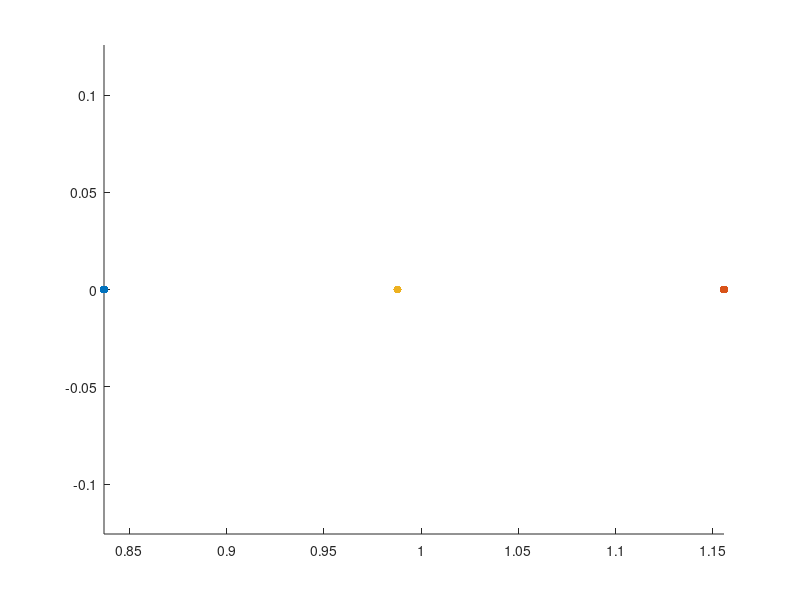

Recreate this plot in MATLAB. (Note: this script raises an error after producing the figure.)
clear; clc; close all;

%% Constants and IC

G = 6.67408 * 10^-11; % m3/(kgs2)
G = G / (10^9); % km3/(kgs2)

% Earth
mu_earth = 398600.435507; % km3/s2
a_earth = 149598023; % km
e_earth = 0.016708617;
mass_earth = mu_earth / G; % kg

% Moon
mu_moon = 4902.800118; % km3/s2
a_moon = 384400; % km
e_moon = 0.05490;
mass_moon = mu_moon / G; % kg

% Earth-Moon system
mass_ratio_em = mass_moon / (mass_earth + mass_moon);
m_star_em = mass_earth + mass_moon; % kg
l_star_em = a_moon; % km 
t_star_em = sqrt(l_star_em^3/(G * m_star_em)); % s
mu = mass_ratio_em;

T = 15e-3/1000; % kN
Isp = 1320; % sec

init_mass = 100;

% Non-dim thrust
f = (T*t_star_em^2)/(l_star_em*init_mass);

% g is assumed to be 9.80665e-3 km/s^2
mdot = -(f*l_star_em)/(Isp*9.80665e-3*t_star_em);

l1_lyapunov_orbits = load("V_family_L1_Lyapunov.mat").V_family;
l2_lyapunov_orbits = load("V_family_L2_Lyapunov_orbits.mat").V_family;
init_orbit_idx = 25;
final_orbit_idx = 40;
em_eq_pts = load("eq_points.mat").em_eq_pts;

l2_pos = [em_eq_pts(2,:), 0];
l1_pos = [em_eq_pts(1,:), 0];
p1_pos = [-mu, 0, 0];
p2_pos = [1-mu, 0, 0];

figure(1)
scatter(l1_pos(1), l1_pos(2), 'filled', 'black')
hold on
scatter(l2_pos(1), l2_pos(2), 'filled', 'green')
scatter(p2_pos(1), p2_pos(2), 'filled', 'cyan')
axis equal

% Set options for ode113
options_no_events = odeset('RelTol', 1e-12, 'AbsTol', 1e-12);

[tout_lyapunov_init, xout_lyapunov_init] = ode113(@(t,state)CR3BP(state, mu), [0, l1_lyapunov_orbits(7,init_orbit_idx)], l1_lyapunov_orbits(1:6,init_orbit_idx), options_no_events);
plot(xout_lyapunov_init(:,1), xout_lyapunov_init(:,2), 'blue', 'LineWidth',2)

[tout_lyapunov_final, xout_lyapunov_final] = ode113(@(t,state)CR3BP(state, mu), [0, l2_lyapunov_orbits(7,final_orbit_idx)], l2_lyapunov_orbits(1:6,final_orbit_idx), options_no_events);
plot(xout_lyapunov_final(:,1), xout_lyapunov_final(:,2), 'red', 'LineWidth',2)

title("Initial and Final Orbits")
xlabel('$$\hat{x}$$','Interpreter','Latex', 'FontSize',18)
ylabel('$$\hat{y}$$','Interpreter','Latex', 'FontSize',18)
grid on
hold off
legend("L1", "L2", "Moon", "Initial Orbit", "Final Orbit")

lyapunov_init_jacobi = jacobiConstantCR3BP(xout_lyapunov_init, mu);
lyapunov_final_jacobi = jacobiConstantCR3BP(xout_lyapunov_final, mu);

%% Transfer

num_angles = 50;
angles = linspace(0, 2*pi, num_angles);

% Straight down vector
neg_y_vec = [0, -1, 0]';

for i = 1:num_angles
    dcm = R3(angles(i));
    thrust_direction(:,i) = dcm * neg_y_vec;
end

% Initial orbit, initial state
init_state_0 = [xout_lyapunov_init(1,:), 1];

function status = countNegCrossings(t,state,flag)
    persistent count lastSign
    status = 0;

    if strcmp(flag,'init')
        count = 0;
        lastSign = sign(state(2,1));
    elseif isempty(flag)
        s = sign(state(2,end));
        if (lastSign > 0 && s < 0) || (lastSign < 0 && s > 0)
            count = count + 1;
            if count == 2
                status = 1;  % STOP
            end
        end
        lastSign = s;
    end
end

function status = countPosCrossings(t,state,flag)
    persistent count lastSign
    status = 0;

    if strcmp(flag,'init')
        count = 0;
        lastSign = sign(state(2,1));
    elseif isempty(flag)
        s = sign(state(2,end));
        if (lastSign < 0 && s > 0) || (lastSign > 0 && s < 0)
            count = count + 1;
            if count == 2
                status = 1;  % STOP
            end
        end
        lastSign = s;
    end
end

function [value, isterminal, direction] = single_cross_direction_agnostic(t, y, mu)
    value = y(1) - (1-mu);    % Detect when y(1) crosses 1-mu (moon)
    direction = 0;   % Trigger for both increasing and decreasing
    isterminal = 1;  % Stop after one event
end

function [value, isterminal, direction] = multiple_cross_direction_agnostic(t, y, mu)
    value = y(1) - (1-mu);    % Detect when y(1) crosses 1-mu (moon)
    direction = 0;   % Trigger for both increasing and decreasing
    isterminal = 0;  % Don't stop at event trigger
end

function [value, isterminal, direction] = zero_y_hyperplane_init(t, state)
    value = state(2);
    isterminal = 0;
    direction = 0;
end

function [value, isterminal, direction] = moon_x_hyperplane_init(t, state)
    value = state(1) - (1-mu);
    isterminal = 0;
    direction = 0;
end

function [value, isterminal, direction] = zero_y_hyperplane_final(t, state)
    value = state(2);
    isterminal = 0;
    direction = 0;
end

options_single_cross = odeset('RelTol', 1e-12, 'AbsTol', 1e-12, 'Events', @(t,y)single_cross_direction_agnostic(t,y,mu));

saved_final_state_init_single_cross = [];
count = 0;

% Single Cross
figure(2)
plot(xout_lyapunov_init(:,1), xout_lyapunov_init(:,2), 'blue', 'LineWidth',2)
hold on
grid on
plot(xout_lyapunov_final(:,1), xout_lyapunov_final(:,2), 'red', 'LineWidth',2)

for j = 1:length(xout_lyapunov_init)
    disp("Single Cross Init Traj - " + j)
    init_state_0 = [xout_lyapunov_init(j,:), 1];
    for i = 1:num_angles
        % Start from pointing straight down and rotate ccw
        fun = @(t,state)CR3BP_with_non_dim_mass(state, mu, thrust_direction(:,i), f, mdot);
        [tout, xout] = ode113(fun, [0, 10], init_state_0, options_single_cross);
        
        % if (xout(end,2) < 0.5) & (xout(end,2) > -0.5) 
        count = count + 1;
        saved_final_state_init_single_cross(count,:) = [xout(end,2), xout(end,4), xout(end,5), i, j, xout(end,7)];
        init_traj = plot(xout(:,1), xout(:,2), 'Color', 'blue');
        % end
        % end
    end
end
title("Single Cross Two-sided Trajectories")

saved_final_state_final_single_cross = [];
count = 0;

% Single Cross
for j = 1:length(xout_lyapunov_final)
    disp("Single Cross Final Traj - " + j)
    init_state_0 = [xout_lyapunov_final(j,:), 0.985];
    for i = 1:num_angles
        % Start from pointing straight down and rotate ccw
        fun = @(t,state)CR3BP_with_non_dim_mass(state, mu, thrust_direction(:,i), f, mdot);
        [tout, xout] = ode113(fun, [0, -10], init_state_0, options_single_cross);

        % if xout(end,1) > l2_pos(1)
        if (xout(end,2) < 0.5) & (xout(end,2) > -0.5) 
            count = count + 1;
            saved_final_state_final_single_cross(count,:) = [xout(end,2), xout(end,4), xout(end,5), i, j, xout(end,7)];
            final_traj = plot(xout(:,1), xout(:,2), 'Color', 'red');
        end
        % end
    end
end

legend([init_traj, final_traj], 'Initial Trajectory', 'Final Trajectory')
xlabel('$$\hat{x}$$','Interpreter','Latex', 'FontSize',18)
ylabel('$$\hat{y}$$','Interpreter','Latex', 'FontSize',18)
hold off

%% extract

B1 = saved_final_state_init_single_cross(saved_final_state_init_single_cross(:,3) > -0.1 & saved_final_state_init_single_cross(:,3) < 0.1, :);
B2 = saved_final_state_final_single_cross(saved_final_state_final_single_cross(:,3) > -0.1 & saved_final_state_final_single_cross(:,3) < 0.1, :);

% Poincare Map - other representation

figure()
scatter(B1(:,1), B1(:,2), 50, B1(:,3), 'o', 'filled')
hold on
scatter(B2(:,1), B2(:,2), 50, B2(:,3), '+')
cd = colorbar;
cd.Label.Interpreter = 'Latex';
cd.Label.String = '$$\dot{y}$$';
colormap(turbo);
grid on
xlabel("y")
ylabel("$$\dot{x}$$", 'Interpreter', 'latex')
title("Single Cross Two-Sided Poincar\'e Map", 'Interpreter','latex')
legend("Initial Trajectory", "Final Trajectory")


%% Poincare Map

figure(3)
scatter3(saved_final_state_init_single_cross(:,1), saved_final_state_init_single_cross(:,2), saved_final_state_init_single_cross(:,3), 'filled', 'blue')
hold on
scatter3(saved_final_state_final_single_cross(:,1), saved_final_state_final_single_cross(:,2), saved_final_state_final_single_cross(:,3), "filled", 'red')
xlabel("y")
ylabel("$$\dot{x}$$", 'Interpreter', 'latex')
zlabel("$$\dot{y}$$", 'Interpreter', 'latex')
legend("Initial Trajectory", "Final Trajectory")
title("Single Cross Two-Sided Poincar\'e Map", 'Interpreter','latex')

%% Poincare Map - other representation

figure(4)
scatter(saved_final_state_init_single_cross(:,1), saved_final_state_init_single_cross(:,2), 50, saved_final_state_init_single_cross(:,3), 'o', 'filled')
hold on
scatter(saved_final_state_final_single_cross(:,1), saved_final_state_final_single_cross(:,2), 50, saved_final_state_final_single_cross(:,3), '+')
cd = colorbar;
cd.Label.Interpreter = 'Latex';
cd.Label.String = '$$\dot{y}$$';
colormap(turbo);
grid on
xlabel("y")
ylabel("$$\dot{x}$$", 'Interpreter', 'latex')
title("Single Cross Two-Sided Poincar\'e Map", 'Interpreter','latex')
legend("Initial Trajectory", "Final Trajectory")

%% Poinecare map - quiver

figure()
q1 = quiver(saved_final_state_init_single_cross(:,1), saved_final_state_init_single_cross(:,2), saved_final_state_init_single_cross(:,3), saved_final_state_init_single_cross(:,6));
q1.Marker = 'o';                % Set marker style to a circle
q1.MarkerEdgeColor = 'auto';    % Match arrow border color
q1.MarkerFaceColor = 'auto';    % Fill the circle to make it a dot
q1.MarkerSize = 5;              % Adjust the size of the origin dot
hold on
q2 = quiver(saved_final_state_final_single_cross(:,1), saved_final_state_final_single_cross(:,2), saved_final_state_final_single_cross(:,3), saved_final_state_final_single_cross(:,6));
q2.Marker = 'o';                % Set marker style to a circle
q2.MarkerEdgeColor = 'auto';    % Match arrow border color
q2.MarkerFaceColor = 'auto';    % Fill the circle to make it a dot
q2.MarkerSize = 5;              % Adjust the size of the origin dot
grid on
legend("Initial Trajectory","Final Trajectory")
title("Single Cross Two-Sided Poincar\'e Map", 'Interpreter','latex')



%% Find close points

single_cross_close_pts = compare_poincare_maps(saved_final_state_init_single_cross, saved_final_state_final_single_cross);

%% Multiple Cross

options_mult_cross = odeset('RelTol', 1e-12, 'AbsTol', 1e-12, 'Events', @(t,y)multiple_cross_direction_agnostic(t,y,mu));

saved_final_state_init_mult_cross = [];
count = 0;

figure(5)
plot(xout_lyapunov_init(:,1), xout_lyapunov_init(:,2), 'blue', 'LineWidth',2)
hold on
grid on
plot(xout_lyapunov_final(:,1), xout_lyapunov_final(:,2), 'red', 'LineWidth',2)

% Multiple Cross
for j = 1:length(xout_lyapunov_init)
    disp("Multiple cross Init Traj - " + j)
    init_state_0 = [xout_lyapunov_init(j,:), 1];
    for i = 1:num_angles
        count = count + 1;
        fun = @(t,state)CR3BP_with_non_dim_mass(state, mu, thrust_direction(:,i), f, mdot);
        sol = ode113(fun, [0, 15], init_state_0, options_mult_cross);
        if isempty(sol.xe) == 0
            % if (sol.ye(2,end) < 0.5) && (sol.ye(2,end) > -0.5)
            seconds_init = sol.xe(end);
            saved_final_state_init_mult_cross(count,:) = [sol.ye(2,end), sol.ye(4,end), sol.ye(5,end), i, j, seconds_init, sol.ye(7,end)];
            [tout, xout] = ode113(fun, [0, seconds_init], init_state_0, options_no_events);
            init_traj = plot(xout(:,1), xout(:,2), 'Color', 'b');
            % end
        end      
    end
end

saved_final_state_final_mult_cross = [];
count = 0;

% Multiple Cross
for j = 1:length(xout_lyapunov_final)
    disp("Multiple Cross Final Traj - " + j)
    init_state_0 = [xout_lyapunov_final(j,:), 0.9];
    for i = 1:num_angles
        count = count + 1;
        % Start from pointing straight down and rotate ccw
        fun = @(t,state)CR3BP_with_non_dim_mass(state, mu, thrust_direction(:,i), f, mdot);
        sol = ode113(fun, [0, -15], init_state_0, options_mult_cross);
        if isempty(sol.xe) == 0
            if length(sol.xe) >= 2
                if (sol.ye(2,end) < 0.5) && (sol.ye(2,end) > -0.5)
                    seconds_final = sol.xe(end);
                    saved_final_state_final_mult_cross(count,:) = [sol.ye(2,end), sol.ye(4,end), sol.ye(5,end), i, j, seconds_final, sol.ye(7,end)];
                    
                    [tout, xout] = ode113(fun, [0, seconds_final], init_state_0, options_no_events);
                    final_traj = plot(xout(:,1), xout(:,2), 'Color', 'r');
                end
            end
        end
    end
end

hold off
legend([init_traj, final_traj], "Initial Trajectory", "Final Trajectory")
xlabel('$$\hat{x}$$','Interpreter','Latex', 'FontSize',18)
ylabel('$$\hat{y}$$','Interpreter','Latex', 'FontSize',18)
title("2-Cross Two-sided Trajectories")


%% Mult-Cross Poincare Map

figure(6)
scatter3(saved_final_state_init_mult_cross(:,1), saved_final_state_init_mult_cross(:,2), saved_final_state_init_mult_cross(:,3), 'filled', 'blue')
hold on
scatter3(saved_final_state_final_mult_cross(:,1), saved_final_state_final_mult_cross(:,2), saved_final_state_final_mult_cross(:,3), "filled", 'red')
xlabel("y")
ylabel("$$\dot{x}$$", 'Interpreter', 'latex')
zlabel("$$\dot{y}$$", 'Interpreter', 'latex')
legend("Initial Trajectory", "Final Trajectory")
title("Multi-Cross Two-Sided Poincar\'e Map", 'Interpreter','latex')

%% Mult-Cross Poincare Map different representation

figure(7)
scatter(saved_final_state_init_mult_cross(:,1), saved_final_state_init_mult_cross(:,2), 50, saved_final_state_init_mult_cross(:,3), 'o', 'filled')
hold on
scatter(saved_final_state_final_mult_cross(:,1), saved_final_state_final_mult_cross(:,2), 50, saved_final_state_final_mult_cross(:,3), '+')
cd = colorbar;
cd.Label.Interpreter = 'Latex';
cd.Label.String = '$$\dot{y}$$';
colormap(turbo);
grid on
xlabel("y")
ylabel("$$\dot{x}$$", 'Interpreter', 'latex')
title("Multi-Cross Two-Sided Poincar\'e Map", 'Interpreter','latex')
legend("Initial Trajectory", "Final Trajectory")

%% Poincare map - quiver

figure()
q1 = quiver(saved_final_state_init_mult_cross(:,1), saved_final_state_init_mult_cross(:,2), saved_final_state_init_mult_cross(:,3), saved_final_state_init_mult_cross(:,7));
q1.Marker = 'o';                % Set marker style to a circle
q1.MarkerEdgeColor = 'auto';    % Match arrow border color
q1.MarkerFaceColor = 'auto';    % Fill the circle to make it a dot
q1.MarkerSize = 5;              % Adjust the size of the origin dot
hold on
q2 = quiver(saved_final_state_final_mult_cross(:,1), saved_final_state_final_mult_cross(:,2), saved_final_state_final_mult_cross(:,3), saved_final_state_final_mult_cross(:,7));
q2.Marker = 'o';                % Set marker style to a circle
q2.MarkerEdgeColor = 'auto';    % Match arrow border color
q2.MarkerFaceColor = 'auto';    % Fill the circle to make it a dot
q2.MarkerSize = 5;              % Adjust the size of the origin dot
grid on
legend("Initial Trajectory","Final Trajectory")
title("Single Cross Two-Sided Poincar\'e Map", 'Interpreter','latex')

%% Find close points

mult_cross_close_pts = compare_poincare_maps(saved_final_state_init_mult_cross, saved_final_state_final_mult_cross);

%% Plot uncorrected trajectory - option 1, single cross

% Found these nubmers by manually looking through plot:
% find(abs(saved_final_state_init_single_cross(:,1)-(-0.00693996)) < 1e-5)
% = 922
% find(abs(saved_final_state_final_single_cross(:,1)-(-0.00693925)) < 1e-5)
% = 1737
uncorrected_init_idx = single_cross_close_pts(2);
uncorrected_final_idx = single_cross_close_pts(3);
% uncorrected_init_idx = mult_cross_close_pts(2);
% uncorrected_final_idx = mult_cross_close_pts(3);
uncorrected_init_i = saved_final_state_init_single_cross(uncorrected_init_idx,4);
uncorrected_init_j = saved_final_state_init_single_cross(uncorrected_init_idx,5);
% uncorrected_init_seconds = saved_final_state_init_mult_cross(uncorrected_init_idx,6);
uncorrected_final_i = saved_final_state_final_single_cross(uncorrected_final_idx,4);
uncorrected_final_j = saved_final_state_final_single_cross(uncorrected_final_idx,5);
% uncorrected_final_seconds = saved_final_state_final_mult_cross(uncorrected_final_idx,6);
uncorrected_init_state0 = xout_lyapunov_init(uncorrected_init_j,:);
uncorrected_final_state0 = xout_lyapunov_final(uncorrected_final_j,:);
uncorrected_init_thrust = thrust_direction(:,uncorrected_init_i);
uncorrected_final_thrust = thrust_direction(:,uncorrected_final_i);
uncorrected_init_time = saved_final_state_init_single_cross(uncorrected_init_idx,6);
uncorrected_final_time = saved_final_state_final_single_cross(uncorrected_final_idx,6);

figure(8)
scatter(l2_pos(1), l2_pos(2), 'filled', 'black')
hold on
scatter(l1_pos(1), l1_pos(2), 'filled', 'green')
plot(xout_lyapunov_init(1:uncorrected_init_j,1), xout_lyapunov_init(1:uncorrected_init_j,2), 'blue', 'LineWidth', 2)
plot(xout_lyapunov_final(uncorrected_final_j:end,1), xout_lyapunov_final(uncorrected_final_j:end,2), 'red', 'LineWidth', 2)
grid on
title("Uncorrected Trajectory Option 1")
xlabel('$$\hat{x}$$','Interpreter','Latex', 'FontSize',18)
ylabel('$$\hat{y}$$','Interpreter','Latex', 'FontSize',18)


fun = @(t,state)CR3BP_with_non_dim_mass(state, mu, uncorrected_init_thrust, f, mdot);
[uncorrected_init_tout, uncorrected_init_xout] = ode113(fun, [0, 45], [uncorrected_init_state0, 1], options_single_cross);
x_1_f = xout(end,:)';
plot(uncorrected_init_xout(:,1), uncorrected_init_xout(:,2), 'Color', 'black', 'LineWidth', 2)

fun = @(t,state)CR3BP_with_non_dim_mass(state, mu, uncorrected_final_thrust, f, mdot);
[uncorrected_final_tout, uncorrected_final_xout] = ode113(fun, [0, -25], [uncorrected_final_state0, 0.985], options_single_cross);
plot(uncorrected_final_xout(:,1), uncorrected_final_xout(:,2), 'Color', 'magenta', 'LineWidth', 2)
hold off
grid on
legend("L2", "L1", "Initial Orbit", "Final Orbit", "Initial Transfer", "Final Transfer")

%% Correction

% Mass burn rate
% Non-dim thrust
f = (T*t_star_em^2)/(l_star_em*init_mass);
% g is assumed to be 9.80665e-3 km/s^2
mdot = -(f*l_star_em)/(Isp*9.80665e-3*t_star_em);

% This is the mass at the end of the each burn
mass_1_0 = 1;
mass_2_0 = mass_1_0;
% mass_3_0 = saved_final_state_final_single_cross(uncorrected_final_idx, 6);
mass_3_0 = uncorrected_final_xout(end,7);
% mass_3_0 = mass_2_0 + mdot*abs(uncorrected_final_tout(end));
% mass_4_0 = mass_3_0 + mdot*(tout_lyapunov_final(end) - tout_lyapunov_final(uncorrected_final_j));
mass_4_0 = 0.985;

% V1 = [xout_lyapunov_init(1,:)'; mass_1_0; tout_lyapunov_init(uncorrected_init_j)];
% V6 = [xout_lyapunov_final(uncorrected_final_j,:)'; mass_4_0; tout_lyapunov_final(end) - tout_lyapunov_final(uncorrected_final_j)];
% V2 = [uncorrected_init_state0'; mass_2_0; uncorrected_init_thrust; uncorrected_init_tout(74)];
% V3 = [uncorrected_init_xout(74,1:6)'; uncorrected_init_xout(74,7); uncorrected_init_thrust; uncorrected_init_tout(end)-uncorrected_init_tout(74)];
% V4 = [uncorrected_final_xout(end,1:6)'; mass_3_0; uncorrected_final_thrust; uncorrected_final_tout(76)-(uncorrected_final_tout(end))];
% V5 = [uncorrected_final_xout(76,1:6)'; uncorrected_final_xout(76,7); uncorrected_final_thrust; abs(uncorrected_final_tout(76))];

V1 = [xout_lyapunov_init(1,:)'; mass_1_0; tout_lyapunov_init(uncorrected_init_j)];
V6 = [xout_lyapunov_final(uncorrected_final_j,:)'; mass_4_0; tout_lyapunov_final(end) - tout_lyapunov_final(uncorrected_final_j)];
V2 = [uncorrected_init_state0'; mass_2_0; uncorrected_init_thrust; uncorrected_init_tout(127)];
V3 = [uncorrected_init_xout(127,1:6)'; uncorrected_init_xout(127,7); uncorrected_init_thrust; uncorrected_init_tout(end)-uncorrected_init_tout(127)];
V4 = [uncorrected_final_xout(end,1:6)'; uncorrected_final_xout(end,7); uncorrected_final_thrust; abs(uncorrected_final_tout(end))-abs(uncorrected_final_tout(79))];
V5 = [uncorrected_final_xout(79,1:6)'; uncorrected_final_xout(79,7); uncorrected_final_thrust; abs(uncorrected_final_tout(79))];

% This array determines whether a particular arc is natural or thrusting
% 0 indicates natural arc and 1 indicates thrusting arc
V_config = [0, 1, 1, 1, 1, 0];
% V_config = [0, 1, 1, 1, 0];

V0 = cell(6, 1);
V0{1} = V1;
V0{2} = V2;
V0{3} = V3;
V0{4} = V4;
V0{5} = V5;
V0{6} = V6;

system_params = [mu, t_star_em, l_star_em, T, Isp, init_mass, f, mdot];
% plot_modular(V0, V_config, l1_pos, l2_pos, system_params);

% mass_1_f = mass_1_0;
% mass_2_f = mdot*V2(end) + mass_2_0;
% mass_3_f = 0.95;
% % mass_3_f = mdot*V3(end) + mass_3_0;
% mass_4_f = mass_4_0;

x_1_des = xout_lyapunov_init(1,:)';
% x_6_des = xout_lyapunov_final(end,:)';
x_4_des = xout_lyapunov_final(end,:)';
% x_2_des = uncorrected_final_xout(end,1:6)';
% x_3_des = xout_lyapunov_final(uncorrected_final_j,:)';

% V_soln = correction_modular(V0, V_config, system_params, x_1_des, x_6_des, l1_pos, l2_pos);

% temp = uncorrected_final_xout(end,1:6)';
% temp(2)= uncorrected_init_xout(end,2);

V_soln = correction_modular(V0, V_config, system_params, x_1_des, x_4_des, l1_pos, l2_pos);
% V_soln = correction_modular(V0, V_config, system_params, x_1_des, temp, l1_pos, l2_pos);

%% Plot

% plot_full_modular(V_soln, V_config, l1_pos, l2_pos, system_params);
plot_full_comparison_modular(V0, V_soln, V_config, l1_pos, l2_pos, system_params);
